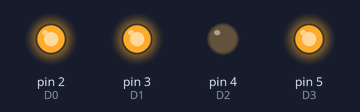
Bench run of a sketch on a simulated Arduino Uno, built with avr-gcc and run on an emulated ATmega328P. Shown: output pins drawn as LEDs (lit = HIGH). Pins used as bus, display or sensor lines are not drawn; what the sketch prints to the serial monitor is not drawn.

Above: at 0.5 s.
At 2.5 s:
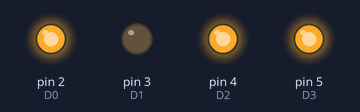
At 3.5 s:
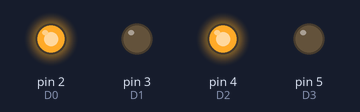
At 5.5 s:
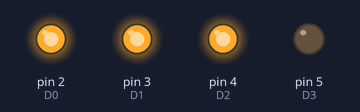
At 8.5 s:
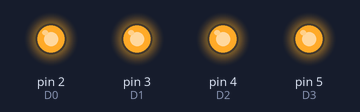
At 11.5 s:
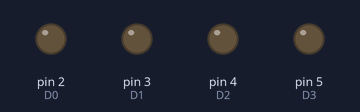
Timing chart, 0 to 13.0 s (numbered marks = the images above):
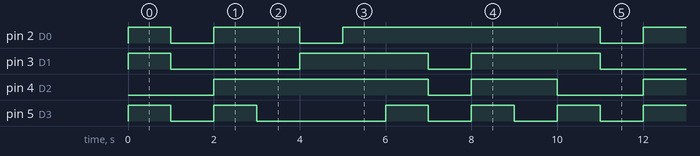

The sketch:

main.ino
```cpp
//  ##D0##
//  D1  D6
//  ##D2##
//  D3  D5
//  ##D4##  D7

// DIS :  { A,  F,  G,  E,  D,  C,  B, DP}
//          |   |   |   |   |   |   |   |       connections in board
// num :  {D0, D1, D2, D3, D4, D5, D6, D7}
// 0   :  { 1,  1,  0,  1,  1,  1,  1,  0}
// 1   :  { 0,  0,  0,  0,  0,  1,  1,  0}
// 2   :  { 1,  0,  1,  1,  1,  0,  1,  0}
// 3   :  { 1,  0,  1,  0,  1,  1,  1,  0}
// 4   :  { 0,  1,  1,  0,  0,  1,  1,  0}
// 5   :  { 1,  1,  1,  0,  1,  1,  0,  0}
// 6   :  { 1,  1,  1,  1,  1,  1,  0,  0}
// 7   :  { 1,  0,  0,  0,  0,  1,  1,  0}
// 8   :  { 1,  1,  1,  1,  1,  1,  1,  0}
// 9   :  { 1,  1,  1,  0,  1,  1,  1,  0}


unsigned int num = 0, D0=2, D1=3, D2=4, D3=5, D4=6, D5=7, D6=8, D7=9;
char code[] = "11011110000001101011101010101110011001101110110011111100100001101111111011101110";

void lightNumber(){
  digitalWrite(D0, code[num*8+0]=='0' ? LOW : HIGH);
  digitalWrite(D1, code[num*8+1]=='0' ? LOW : HIGH);
  digitalWrite(D2, code[num*8+2]=='0' ? LOW : HIGH);
  digitalWrite(D3, code[num*8+3]=='0' ? LOW : HIGH);
  digitalWrite(D4, code[num*8+4]=='0' ? LOW : HIGH);
  digitalWrite(D5, code[num*8+5]=='0' ? LOW : HIGH);
  digitalWrite(D6, code[num*8+6]=='0' ? LOW : HIGH);
  digitalWrite(D7, code[num*8+7]=='0' ? LOW : HIGH);
}

void setup() {
  // put your setup code here, to run once:
  Serial.begin(115200);
  Serial.println("Counter Device Up...");
  pinMode(D0, OUTPUT);
  pinMode(D1, OUTPUT);
  pinMode(D2, OUTPUT);
  pinMode(D3, OUTPUT);
  pinMode(D4, OUTPUT);
  pinMode(D5, OUTPUT);
  pinMode(D6, OUTPUT);
  pinMode(D7, OUTPUT);
  digitalWrite(D0, LOW);
  digitalWrite(D1, LOW);
  digitalWrite(D2, LOW);
  digitalWrite(D3, LOW);
  digitalWrite(D4, LOW);
  digitalWrite(D5, LOW);
  digitalWrite(D6, LOW);
  digitalWrite(D7, LOW);
}

void loop() {
  // put your main code here, to run repeatedly:
  if(num==10)
    num = 0;
  lightNumber();
  num += 1;
  delay(1000);
}
```

Measured:
- by itself, pin 2 (D0): repeats every 10.0 s: LOW 1.0 s, HIGH 2.0 s, LOW 1.0 s, HIGH 6.0 s
- by itself, pin 3 (D1): repeats every 10.0 s: LOW 3.0 s, HIGH 3.0 s, LOW 1.0 s, HIGH 3.0 s
- by itself, pin 4 (D2): repeats every 10.0 s: LOW 1.0 s, HIGH 2.0 s, LOW 2.0 s, HIGH 5.0 s
- by itself, pin 5 (D3): repeats every 10.0 s: LOW 1.0 s, HIGH 1.0 s, LOW 3.0 s, 2 × (HIGH 1.0 s, LOW 1.0 s), HIGH 1.0 s
